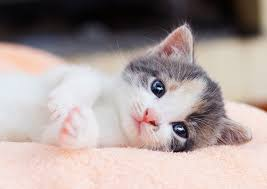
#> input picture cat_img.jpg, 267 x 189 px
$ jupyter execute 'Read, Save and convert images.ipynb'   (shell and % lines are left out)
#> lines starting #> are read from the running program, lines starting #| are printed output that depends on the picture
### In this notebook we will see how to read, save and convert colour images to grayscale and vice-versa.
We prefer to convert colour images to grayscale images. Its much easier to work with grayscale images than color images because grayscale images store less information but keeping all necessay components and segments of image intact. Also, lot of openCV functions work efficiently on grayscale images.

[cell 1]
#Install OpenCv

[cell 2]
#Import necessary libraries

import cv2
import numpy as np

[cell 3]
#Load an image using 'imread' function passing path of image as an argument

image = cv2.imread("cat_img.jpg")
#> image is the input picture: shape (189, 267, 3); mean B, G, R 155.6, 157.9, 171.3

[cell 4]
#Check the dimensions of the image (Height, Width, Channels). Color images have channel = 3 and grayscale has 1

print(image.shape)
#| (189, 267, 3)

[cell 5]
#Display the loaded image

cv2.imshow("Image", image) #Image is the title that will be displayed
cv2.waitKey(0)  #0 means the image will remain on the screen unless the user cancels it.
#If you put 5000 (i.e. in milliseconds), instead of 0,
#the image will be displayed for 5 seconds and will close automatically.

cv2.destroyAllWindows()

[cell 6]
#Image can be converted to Grayscale at the loading time by passing an additional argument cv2.imread_grayscale

image_gray = cv2.imread("cat_img.jpg", 0) # the 0 will convert image to grayscale
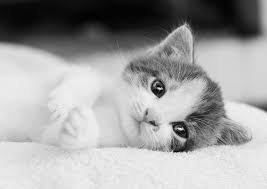
#> image_gray: shape (189, 267); min 0, max 255, mean 161.6
#Instead of 0 if we put 1 it will remain as the color image. Even without 1 its by default colour

cv2.imshow("Image", image_gray)
cv2.waitKey(4000)
cv2.destroyAllWindows()

[cell 7]
#Alternate way of converting an image to grayscale
image = cv2.imread("cat_img.jpg")
image_grayscale = cv2.cvtColor(image, cv2.COLOR_BGR2GRAY)
cv2.imshow("Image", image_grayscale)
cv2.waitKey(4000)
cv2.destroyAllWindows()

[cell 8]
#Saving the image

cv2.imwrite('gray_image.jpg', image_grayscale)
#> Out = True
